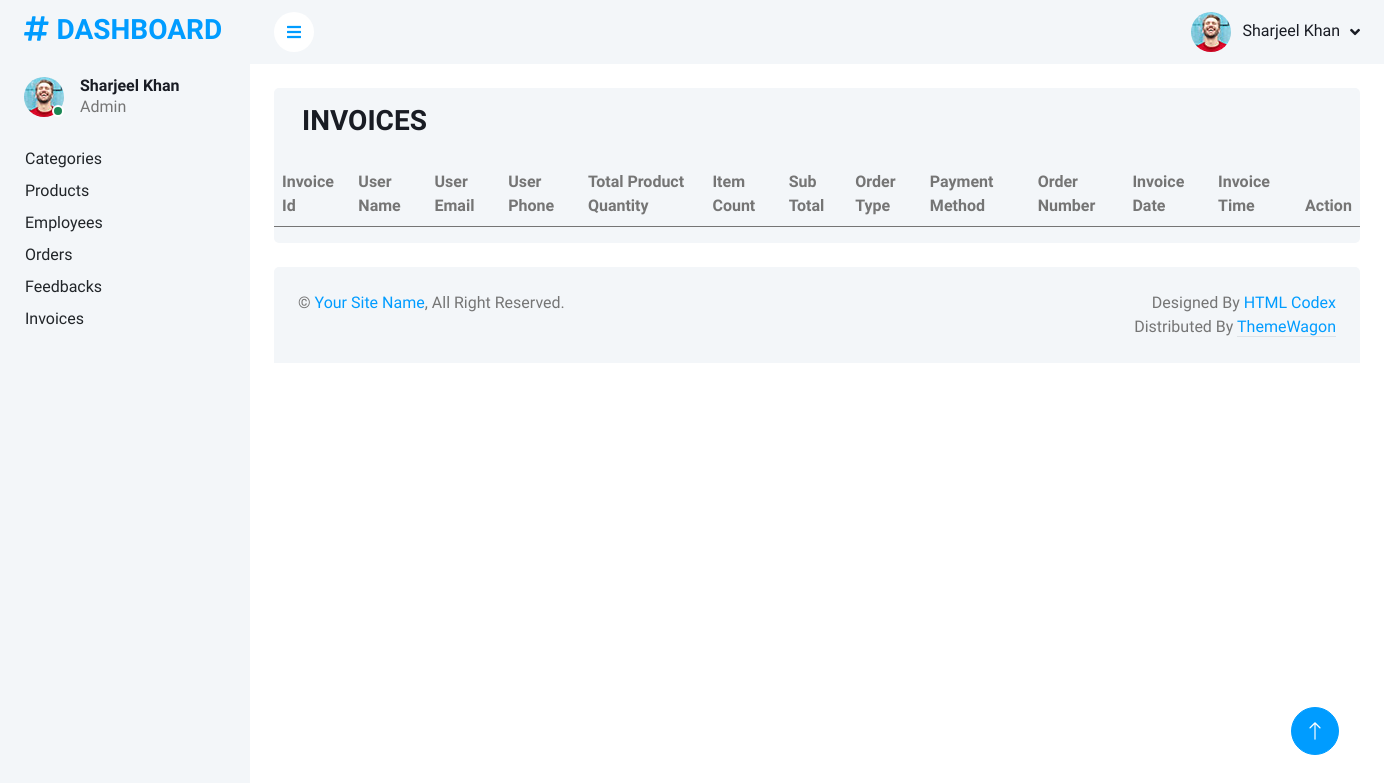
The page /dashmin/invoices.php on the database as committed earlier.
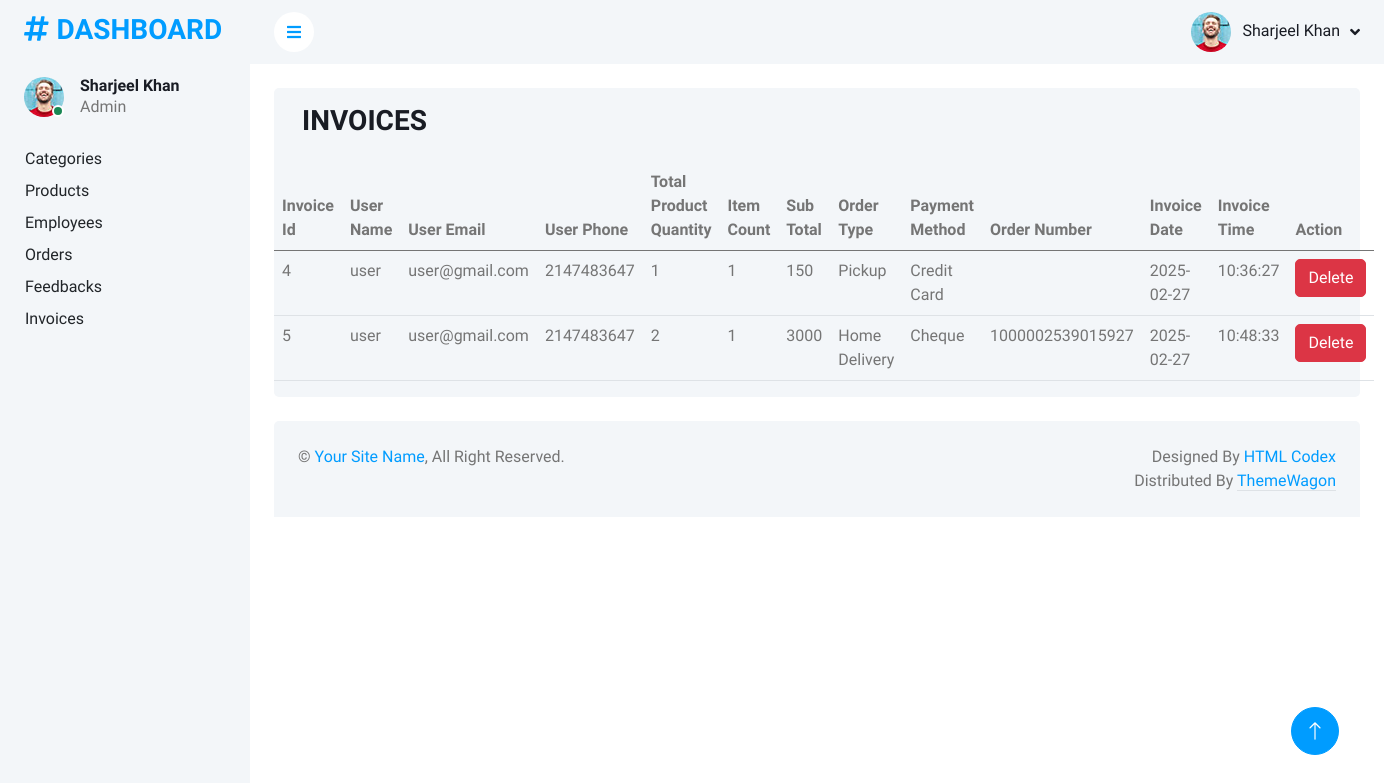
The same page on the database as committed later.
### tables this page shows
CREATE TABLE `invoices` (
  `invoiceid` int(11) NOT NULL,
  `username` varchar(100) NOT NULL,
  `useremail` varchar(50) NOT NULL,
  `totalproductquantity` int(11) NOT NULL,
  `itemcount` int(11) NOT NULL,
  `subtotal` int(11) NOT NULL,
  `order_type` varchar(100) NOT NULL,
  `payment_method` varchar(100) NOT NULL,
  `order_numbers` varchar(50) NOT NULL,
  `invoicedate` date NOT NULL,
  `invoicetime` time NOT NULL,
  `userphone` int(15) NOT NULL
);

### dashmin/invoices.php (the view, shortened to what this page needs)
<?php
include "components/header.php";
?>
<div class="container-fluid pt-4 px-4">
    <div class="row bg-light rounded mx-0">
        <div class="col-md-6 my-3 mx-3">
            <h3>INVOICES</h3>
        </div>
        <table class="table">
            <thead>
                <tr>
                <th scope="col">Invoice Id</th>
                    <th scope="col">User Name</th>
                    <th scope="col">User Email</th>
                    <th scope="col">User Phone</th>
                    <th scope="col">Total Product Quantity</th>
                    <th scope="col">Item Count</th>
                    <th scope="col">Sub Total</th>
                    <th scope="col">Order Type</th>
                    <th scope="col">Payment Method</th>
                    <th scope="col">Order Number</th>
                    <th scope="col">Invoice Date</th>
                    <th scope="col">Invoice Time</th>
                    <th scope="col" colspan="2">Action</th>
                </tr>
            </thead>
            <tbody>
                <?php
                $query = $pdo->query("select * from invoices");
                $rows = $query->fetchALL(PDO::FETCH_ASSOC);
                foreach($rows as $keys){
                    ?>
                    <tr>
                    <td><?php echo $keys['invoiceid'] ?></td>
                    <td><?php echo $keys['username'] ?></td>
                    <td><?php echo $keys['useremail'] ?></td>
                    <td><?php echo $keys['userphone'] ?></td>
                    <td><?php echo $keys['totalproductquantity'] ?></td>
                    <td><?php echo $keys['itemcount'] ?></td>
                    <td><?php echo $keys['subtotal'] ?></td>
                    <td><?php echo $keys['order_type'] ?></td>
                    <td><?php echo $keys['payment_method'] ?></td>
                    <td><?php echo $keys['order_numbers'] ?></td>
                    <td><?php echo $keys['invoicedate'] ?></td>
                    <td><?php echo $keys['invoicetime'] ?></td>
                    <td><a href="" class="btn btn-danger" data-bs-toggle="modal" data-bs-target="#modeldelete<?php echo $keys['invoiceid'] ?>">Delete</td>
                </tr>
                    <?php
                }
                ?>
            </tbody>
        </table>
    </div>
</div>
<?php
include "components/footer.php";
?>

Rows that differ between the two databases and show on the page:
added invoices: invoiceid "4", username "user", useremail "user@gmail.com", userphone "2147483647", totalproductquantity "1", itemcount "1", subtotal "150", order_type "Pickup", payment_method "Credit Card", invoicedate "2025-02-27", invoicetime "10:36:27"
added invoices: invoiceid "5", username "user", useremail "user@gmail.com", userphone "2147483647", totalproductquantity "2", itemcount "1", subtotal "3000", order_type "Home Delivery", payment_method "Cheque", order_numbers "1000002539015927", invoicedate "2025-02-27", invoicetime "10:48:33"
